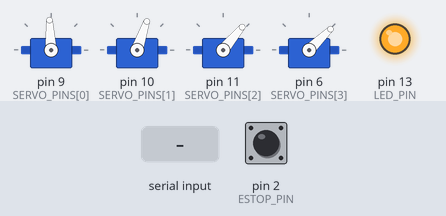
The sketch below on a simulated Arduino Uno, built with avr-gcc and run on an emulated ATmega328P. Parts: 4 × servo, output pins drawn as LEDs (lit = HIGH). Dashed ring = blinking. The test bench sets the inputs (shaded band); at power-on: pin 2 (ESTOP_PIN) HIGH. What the sketch prints to the serial monitor is not drawn.

Above: at 1.2 s.
1.3 s: pin 2 (ESTOP_PIN) pulled LOW for 0.15 s
At 2.25 s:
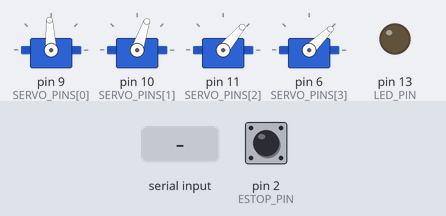
7.4 s: "C90\n" received over Serial
8.9 s: pin 2 (ESTOP_PIN) pulled LOW for 1 s
At 9.9 s:
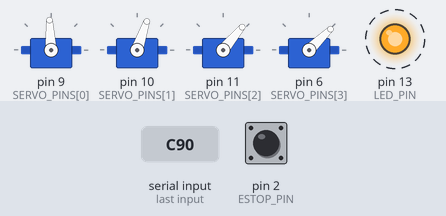
Timing chart, 0 to 16.9 s (numbered marks = the images above; inputs shaded):
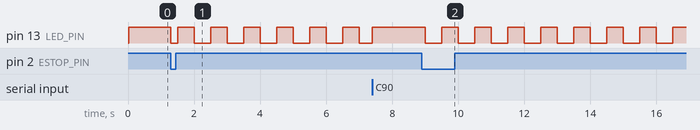

The sketch:

robot_arm_twin.ino
```cpp
/*
 * robot_arm_twin.ino — digital-twin firmware for a 4-servo desktop arm.
 *
 * Talks to the browser simulator over USB serial (Web Serial) using the plain-text
 * protocol in src/protocol.js. Type commands in the Serial Monitor (115200 baud,
 * "Newline") to test without the browser:
 *
 *   ?              hello              W           write mode (browser drives arm)
 *   T a b c d      move (servo deg)   R           read mode  (arm drives browser)
 *   V 60           max speed deg/s    H           homing routine
 *   E              EMERGENCY STOP     C           clear e-stop
 *   K              auto-calibrate feedback (feedback servos only)
 *   L j a          learn calibration point: joint j is now at a degrees (pot arms)
 *
 * Angles are LOGICAL servo degrees: base, shoulder, elbow 0..180 and gripper 0..90.
 * (logical = simulator angle - joint minimum; see src/ik.js.)
 *
 * SAFETY (enforced here even if the browser misbehaves):
 *   - every target is clamped to SAFE_MIN..SAFE_MAX
 *   - joints never move faster than maxSpeed (and never above FW_MAX_SPEED)
 *   - E-stop (command E or the button on D2) stops sending pulses to the servos
 *     and stays latched until the host sends C
 *   - if the host stops talking for HOST_TIMEOUT_MS the arm holds where it is
 *   - on power-up the arm moves to HOME slowly (with feedback it starts from where
 *     it actually is, so there is no sudden jump)
 *
 * Wiring and parts: see docs/HARDWARE.md.
 */
#include <Servo.h>
#include <EEPROM.h>

// ============================== CONFIGURATION ==============================
#define JOINTS 4
#define HAS_FEEDBACK 0      // 1 = analog position feedback wired to A0..A3
#define PARALLEL_LINKAGE 0  // 1 = MeArm-style arm where the elbow servo sets the
                            //     forearm angle relative to the GROUND (see HARDWARE.md)
#define FW_VERSION "1.0"

const uint8_t SERVO_PINS[JOINTS]    = {9, 10, 11, 6};     // base, shoulder, elbow, gripper
const uint8_t FEEDBACK_PINS[JOINTS] = {A0, A1, A2, A3};
const uint8_t ESTOP_PIN = 2;        // push button to GND (uses internal pull-up)
const uint8_t LED_PIN = LED_BUILTIN;

// Safety limits in logical degrees. Start wide, then TIGHTEN them for your arm so it
// can never hit the table or itself.
const float SAFE_MIN[JOINTS] = {0, 0, 0, 0};
const float SAFE_MAX[JOINTS] = {180, 180, 180, 90};
const float HOME_POSE[JOINTS] = {90, 70, 50, 45};  // = simulator home (0, 70, -100, 45)

const float FW_MAX_SPEED = 180;   // deg/s, hard cap no matter what the host asks for
const float HOMING_SPEED = 30;    // deg/s
const unsigned long HOST_TIMEOUT_MS = 1000;

// Per-servo mounting fixes (applied only to the PWM output).
const bool  INVERT[JOINTS] = {false, false, false, false};
const float TRIM[JOINTS]   = {0, 0, 0, 0};
const int   PULSE_MIN_US = 500;   // pulse at 0 deg  (many servos: 1000)
const int   PULSE_MAX_US = 2500;  // pulse at 180 deg (many servos: 2000)

const unsigned long TICK_MS = 20;    // motion update: 50 Hz
const unsigned long REPORT_MS = 40;  // position report: 25 Hz
// ===========================================================================

Servo servos[JOINTS];
float current[JOINTS];   // where we are commanding the servos right now (logical deg)
float target[JOINTS];    // where we are heading
float maxSpeed = 90;
bool estop = false;
bool homing = false;
bool attached = false;
enum Mode { MODE_WRITE, MODE_READ } mode = MODE_WRITE;
unsigned long lastHostMs = 0;

// ---- Feedback calibration: two (raw ADC, degrees) points per joint, kept in EEPROM ----
struct Calibration {
  uint16_t magic;
  int16_t rawA[JOINTS], rawB[JOINTS];
  float degA[JOINTS], degB[JOINTS];
};
const uint16_t CAL_MAGIC = 0xA12B;
Calibration cal;

void loadCalibration() {
  EEPROM.get(0, cal);
  if (cal.magic != CAL_MAGIC) {  // never calibrated: rough defaults
    cal.magic = CAL_MAGIC;
    for (uint8_t i = 0; i < JOINTS; i++) { cal.rawA[i] = 100; cal.degA[i] = 0; cal.rawB[i] = 900; cal.degB[i] = 180; }
  }
}
void saveCalibration() { EEPROM.put(0, cal); }

// ---- Linkage helpers ------------------------------------------------------
// With a parallel linkage the elbow servo's position depends on the shoulder too.
// "out" = what the elbow servo must do; "in" = turn a measured servo value back.
float linkOut(uint8_t i, float logical, float shoulder) {
#if PARALLEL_LINKAGE
  if (i == 2) return logical + shoulder - 90;
#endif
  (void)shoulder; (void)i;
  return logical;
}
float linkIn(uint8_t i, float p, float shoulder) {
#if PARALLEL_LINKAGE
  if (i == 2) return p - shoulder + 90;
#endif
  (void)shoulder; (void)i;
  return p;
}

// ---- Output ---------------------------------------------------------------
void writeServo(uint8_t i, float logical) {
  float h = linkOut(i, logical, current[1]);
  if (INVERT[i]) h = 180 - h;
  h = constrain(h + TRIM[i], 0, 180);
  int us = PULSE_MIN_US + (long)(h * 100) * (PULSE_MAX_US - PULSE_MIN_US) / 18000L;
  servos[i].writeMicroseconds(us);
}

void attachAll() {
  if (attached) return;
  // Write the position BEFORE attaching so the very first pulse is the right one.
  for (uint8_t i = 0; i < JOINTS; i++) { writeServo(i, current[i]); servos[i].attach(SERVO_PINS[i]); }
  attached = true;
}
void detachAll() {
  for (uint8_t i = 0; i < JOINTS; i++) servos[i].detach();  // no pulses = servo goes limp
  attached = false;
}

// ---- Input ----------------------------------------------------------------
float readRaw(uint8_t i) {
  long sum = 0;
  for (uint8_t n = 0; n < 4; n++) sum += analogRead(FEEDBACK_PINS[i]);
  return sum / 4.0;
}
// Measured logical angles (only meaningful with HAS_FEEDBACK).
void readMeasured(float out[JOINTS]) {
  for (uint8_t i = 0; i < JOINTS; i++) {
    float raw = readRaw(i);
    float span = cal.rawB[i] - cal.rawA[i];
    float p = span == 0 ? cal.degA[i] : cal.degA[i] + (raw - cal.rawA[i]) * (cal.degB[i] - cal.degA[i]) / span;
    out[i] = linkIn(i, p, i > 1 ? out[1] : 0);  // shoulder (i=1) is computed before elbow
  }
}

// ---- Safety ---------------------------------------------------------------
float clampJoint(uint8_t i, float v) { return constrain(v, SAFE_MIN[i], SAFE_MAX[i]); }

void triggerEstop(const char *why) {
  if (estop) return;
  estop = true;
  homing = false;
  detachAll();
  for (uint8_t i = 0; i < JOINTS; i++) target[i] = current[i];
  Serial.print(F("S ESTOP ")); Serial.println(why);
}

// Start from the REAL position when we can measure it, otherwise from the last command.
void syncToActual() {
#if HAS_FEEDBACK
  readMeasured(current);
  for (uint8_t i = 0; i < JOINTS; i++) current[i] = clampJoint(i, current[i]);
#endif
  for (uint8_t i = 0; i < JOINTS; i++) target[i] = current[i];
}

void startHoming() {
  if (estop) { Serial.println(F("! e-stop active: send C first")); return; }
  if (mode == MODE_READ) { mode = MODE_WRITE; syncToActual(); }
  attachAll();
  for (uint8_t i = 0; i < JOINTS; i++) target[i] = HOME_POSE[i];
  homing = true;
  Serial.println(F("S HOMING"));
}

// Move every joint a little towards its target, never faster than the speed limit.
bool slewStep(float speed, float dtSeconds) {
  float maxStep = speed * dtSeconds;
  bool moving = false;
  for (uint8_t i = 0; i < JOINTS; i++) {
    float d = target[i] - current[i];
    if (fabs(d) > 0.05) moving = true;
    current[i] += constrain(d, -maxStep, maxStep);
    writeServo(i, current[i]);
  }
  return moving;
}

// Blocking move used by calibration. Still honours the e-stop button and 'E'.
bool blockingMove(const float pose[JOINTS], float speed) {
  for (uint8_t i = 0; i < JOINTS; i++) target[i] = clampJoint(i, pose[i]);
  while (true) {
    if (digitalRead(ESTOP_PIN) == LOW) { triggerEstop("button"); return false; }
    if (Serial.available() && Serial.peek() == 'E') { Serial.read(); triggerEstop("host"); return false; }
    if (!slewStep(speed, TICK_MS / 1000.0)) return true;
    delay(TICK_MS);
  }
}

void autoCalibrate() {
#if HAS_FEEDBACK
  if (estop || mode != MODE_WRITE) { Serial.println(F("! calibrate needs write mode, no e-stop")); return; }
  Serial.println(F("S CAL START"));
  attachAll();
  float pose[JOINTS];
  for (uint8_t i = 0; i < JOINTS; i++) pose[i] = HOME_POSE[i];
  if (!blockingMove(pose, HOMING_SPEED)) return;
  for (uint8_t j = 0; j < JOINTS; j++) {
    float a = SAFE_MIN[j] + 15, b = SAFE_MAX[j] - 15;
    pose[j] = a;
    if (!blockingMove(pose, HOMING_SPEED)) return;
    delay(400);
    cal.rawA[j] = readRaw(j); cal.degA[j] = linkOut(j, a, current[1]);
    pose[j] = b;
    if (!blockingMove(pose, HOMING_SPEED)) return;
    delay(400);
    cal.rawB[j] = readRaw(j); cal.degB[j] = linkOut(j, b, current[1]);
    pose[j] = HOME_POSE[j];
    if (!blockingMove(pose, HOMING_SPEED)) return;
    Serial.print(F("# joint ")); Serial.print(j); Serial.print(F(" raw "));
    Serial.print(cal.rawA[j]); Serial.print(F("..")); Serial.println(cal.rawB[j]);
  }
  saveCalibration();
  Serial.println(F("S CAL DONE"));
#else
  Serial.println(F("! no feedback: set HAS_FEEDBACK 1"));
#endif
}

// Potentiometer / leader arms: "L j angle" = joint j is physically at `angle` now.
// Learn one low (<90) and one high (>=90) point per joint.
void learnPoint(int j, float angle) {
#if HAS_FEEDBACK
  if (j < 0 || j >= JOINTS) return;
  float measured[JOINTS];
  readMeasured(measured);
  float p = linkOut(j, angle, measured[1]);
  int raw = readRaw(j);
  if (angle < 90) { cal.rawA[j] = raw; cal.degA[j] = p; } else { cal.rawB[j] = raw; cal.degB[j] = p; }
  saveCalibration();
  Serial.print(F("# learned joint ")); Serial.print(j); Serial.print(F(" raw ")); Serial.print(raw);
  Serial.print(F(" = ")); Serial.println(angle);
#else
  (void)j; (void)angle;
  Serial.println(F("! no feedback: set HAS_FEEDBACK 1"));
#endif
}

// ---- Command handling -------------------------------------------------------
void hello() {
  Serial.print(F("HELLO robot-arm-twin " FW_VERSION " "));
  Serial.print(JOINTS); Serial.print(' '); Serial.println(HAS_FEEDBACK);
  Serial.println(estop ? F("S ESTOP") : mode == MODE_READ ? F("S MODE R") : homing ? F("S HOMING") : F("S READY"));
}

void handleLine(char *line) {
  char *tok = strtok(line, " ");
  if (!tok) return;
  char c = tok[0];
  lastHostMs = millis();
  switch (c) {
    case '?': hello(); break;
    case 'E': triggerEstop("host"); break;
    case 'C':
      if (estop && digitalRead(ESTOP_PIN) == LOW) {
        Serial.println(F("! release the e-stop button first"));
        Serial.println(F("S ESTOP button still pressed"));  // keep the browser in e-stop too
        break;
      }
      if (estop) {
        estop = false;
        syncToActual();
        if (mode == MODE_WRITE) attachAll();
        Serial.println(F("S READY"));
      }
      break;
    case 'H': startHoming(); break;
    case 'W':
      // Only resync when coming back from read mode, so a W sent while the arm is
      // homing (e.g. right after the browser connects) doesn't cancel the homing.
      if (mode != MODE_WRITE) {
        mode = MODE_WRITE;
        if (!estop) { syncToActual(); attachAll(); }
      }
      Serial.println(F("S MODE W"));
      if (homing) Serial.println(F("S HOMING"));
      break;
    case 'R':
#if HAS_FEEDBACK
      mode = MODE_READ;
      homing = false;
      detachAll();  // go limp so you can move the arm by hand
      Serial.println(F("S MODE R"));
#else
      Serial.println(F("! read mode needs feedback: set HAS_FEEDBACK 1"));
#endif
      break;
    case 'V': {
      char *v = strtok(NULL, " ");
      if (v) maxSpeed = constrain(atof(v), 5, FW_MAX_SPEED);
      break;
    }
    case 'T': {
      if (estop || homing || mode != MODE_WRITE) break;  // ignored while unsafe/busy
      for (uint8_t i = 0; i < JOINTS; i++) {
        char *v = strtok(NULL, " ");
        if (!v) break;
        target[i] = clampJoint(i, atof(v));
      }
      attachAll();
      break;
    }
    case 'K': autoCalibrate(); break;
    case 'L': {
      char *j = strtok(NULL, " ");
      char *a = strtok(NULL, " ");
      if (j && a) learnPoint(atoi(j), atof(a));
      break;
    }
    default:
      Serial.print(F("! unknown command: ")); Serial.println(tok);
  }
}

void readSerial() {
  static char buf[64];
  static uint8_t len = 0;
  while (Serial.available()) {
    char ch = Serial.read();
    if (ch == '\r') continue;
    if (ch == '\n') { buf[len] = 0; handleLine(buf); len = 0; }
    else if (len < sizeof(buf) - 1) buf[len++] = ch;
    else len = 0;  // line too long: drop it
  }
}

void report() {
  float p[JOINTS];
#if HAS_FEEDBACK
  readMeasured(p);
#else
  for (uint8_t i = 0; i < JOINTS; i++) p[i] = current[i];
#endif
  Serial.print('P');
  for (uint8_t i = 0; i < JOINTS; i++) { Serial.print(' '); Serial.print(p[i], 1); }
  Serial.println();
}

// ---- Arduino entry points ---------------------------------------------------
void setup() {
  Serial.begin(115200);
  pinMode(ESTOP_PIN, INPUT_PULLUP);
  pinMode(LED_PIN, OUTPUT);
  loadCalibration();

  // Power-up homing: start from the real pose if we can measure it, else assume the
  // arm was left near HOME (park it there before switching off!).
  for (uint8_t i = 0; i < JOINTS; i++) current[i] = HOME_POSE[i];
  syncToActual();
  hello();
  if (digitalRead(ESTOP_PIN) == LOW) triggerEstop("button held at boot");
  else startHoming();
}

void loop() {
  readSerial();
  if (digitalRead(ESTOP_PIN) == LOW) triggerEstop("button");

  unsigned long now = millis();
  static unsigned long lastTick = 0, lastReport = 0;

  if (now - lastTick >= TICK_MS) {
    float dt = (now - lastTick) / 1000.0;
    if (dt > 0.1) dt = 0.1;
    lastTick = now;

    if (!estop && mode == MODE_WRITE) {
      // Watchdog: host went silent mid-move? Hold position instead of carrying on.
      if (!homing && now - lastHostMs > HOST_TIMEOUT_MS)
        for (uint8_t i = 0; i < JOINTS; i++) target[i] = current[i];
      bool moving = slewStep(homing ? min(HOMING_SPEED, maxSpeed) : maxSpeed, dt);
      if (homing && !moving) { homing = false; Serial.println(F("S HOMED")); }
    }
    // LED: solid = ready, slow blink = e-stop, fast blink = homing, off = read mode.
    bool led = estop ? (now / 500) % 2 : homing ? (now / 100) % 2 : mode == MODE_WRITE;
    digitalWrite(LED_PIN, led);
  }

  if (now - lastReport >= REPORT_MS) {
    lastReport = now;
    report();
  }
}
```

Measured:
- after the input at 1.3 s, pin 13 (LED_PIN): HIGH → LOW at once, then repeats every 1.0 s: HIGH 0.50 s, LOW 0.50 s
- after the input at 8.9 s, pin 13 (LED_PIN): alternates HIGH for 0.50 s and LOW for 0.50 s, starting after 0.10 s
